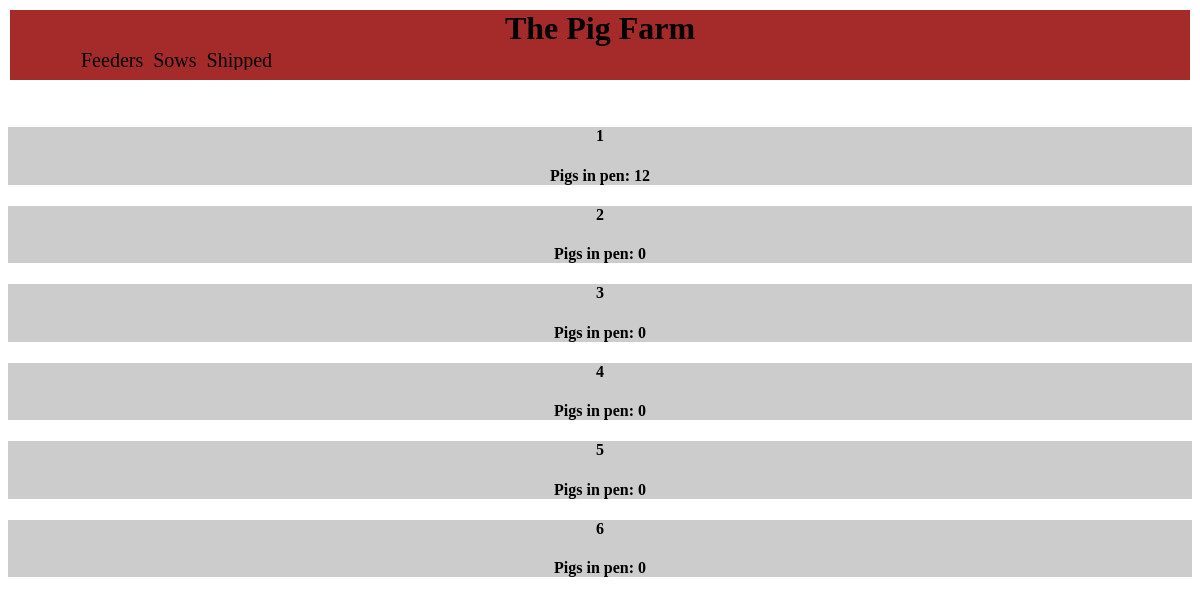
/pigs/ (signed in), run on an earlier commit of the app's database.
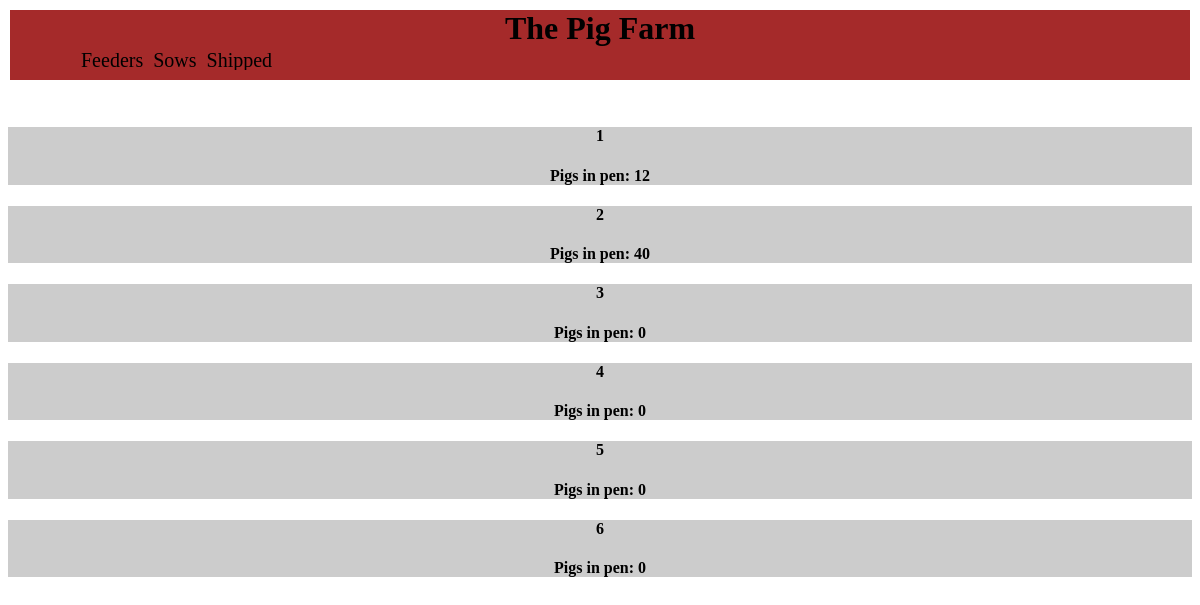
And on a later commit of the database.
### pigs/models.py (models this page shows, shortened)
class Pigpen(models.Model):
    pen = models.CharField(max_length=2)
    def __str__(self):
        return self.pen

class Pigsinpen(models.Model):
    pigpen = models.ForeignKey(Pigpen,on_delete=models.CASCADE)
    pigs = models.PositiveIntegerField()
    pig_cost_total = models.DecimalField(max_digits=6,decimal_places=2)
    date = models.DateTimeField()
    notes = models.CharField(max_length = 300,blank=True,null = True)

### pigs/views.py (the view)
class indexview(LoginRequiredMixin, generic.ListView):
    model = Pigpen
    template_name = 'pigs/indexview.html'

### pigs/templates/pigs/indexview.html (shortened to what this page needs)
﻿<!DOCTYPE html>
{% load static %}
<link rel="stylesheet" type="text/css" href="{% static 'pigs/indexviewstyles.css' %}" />
<link rel="stylesheet" type="text/css" href="{% static 'pigs/Generalstyles.css' %}" />
<html lang="en" xmlns="http://www.w3.org/1999/xhtml">
<head>
</head>
<body>
    <div class="header">
        <h1>The Pig Farm</h1>
        <ul>
        <li class="feederpigs"><a class="nostyle" href="#Feeders" onclick="testFunc(this)">Feeders</a></li>
        <li><a class="nostyle" href="#Sows" onclick="testFunc(this)">Sows</a></li>
        <li><a class="nostyle" href="{% url 'pigs:shippedpigs' %}">Shipped</a></li>
        </ul>
    </div>
        <div class="containers" id="Feeders">
        <div class="scroll"></div>
        {% for pen in pigpen_list %}
        <a class="pens" href="{% url 'pigs:pen' pen %}">
            <div class="penwrapper">
                <h4>{{pen}}</h4>
                {% for pig in pen.pigsinpen_set.all %}
                {% if forloop.last %}
                <h4>Pigs in pen: {{pig.pigs}} </h4>
                {%endif%}
                {%empty%}
                <h4>Pigs in pen: 0</h4>
                {%endfor%}
            </div>
        </a>
        {%endfor%}
       </div>
</body>
</html>

What changed in the data, as far as the page shows it:
shown differently, row unchanged: Pigpen (number 2 of 6 on the later page): no longer shows "Pigs in pen: 0"
added Pigsinpen: pigs "40", shown under Pigpen (number 2 of 6 on the later page)
